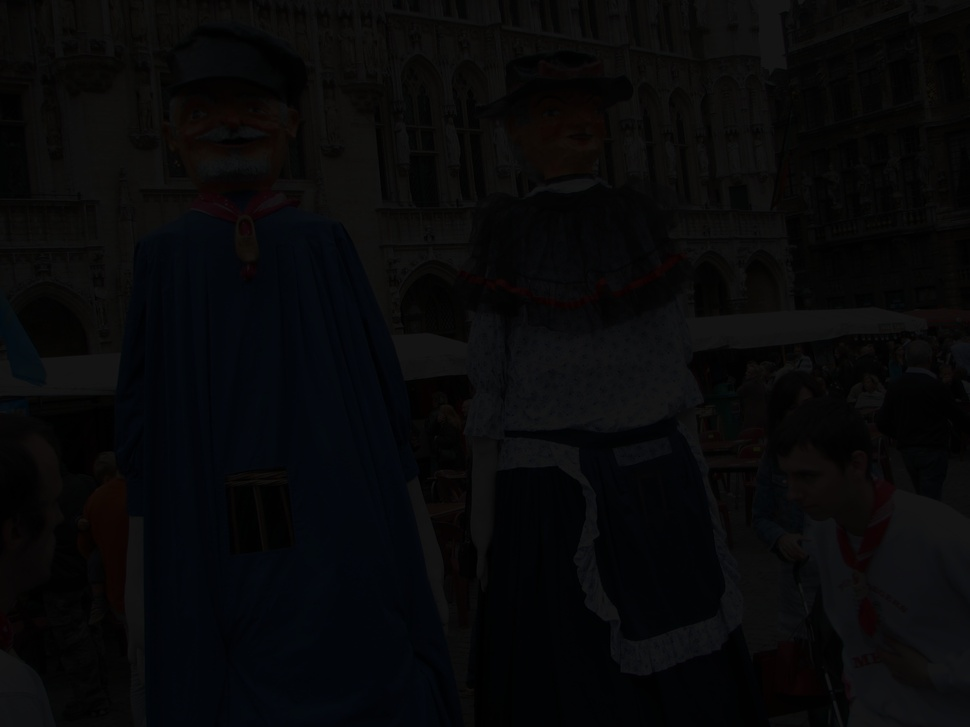
%> input picture data_students/brussels3/brussels3_03_5.jpg, 970 x 727 px, shrunk from 2048 x 1536 before the run
$ octave test_low_contrast_enh.m   (GNU Octave 9; MATLAB toolbox functions it lacks are replaced by stand-ins)
%> lines starting %> are read from the running program, lines starting %| are printed output that depends on the picture
### code/image_evaluation/mse.m
function mse_out = mse(filteredImage,baselineImage)
    mse_out = immse(filteredImage,baselineImage);
end

### code/image_evaluation/psnr.m
function psnr_out = psnr(filteredImage,baselineImage)
    psnr_out = psnr(filteredImage,baselineImage);
end

### code/denoising_technique/test_low_contrast_enh.m
close all
clear
clc


image = imread("data_students/brussels3/brussels3_03_5.jpg");
%> image is the input picture: size 727x970x3 uint8; mean R, G, B 7.7, 7.9, 9
orig_image = imread("data_students/brussels3/brussels3_01_0.jpg");
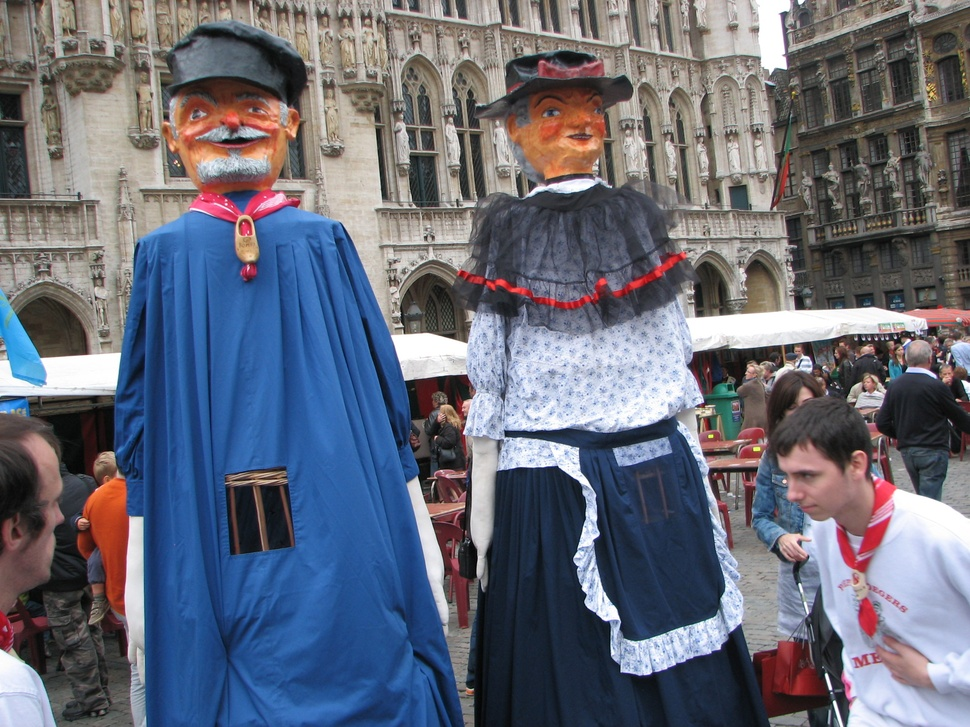
%> input picture data_students/brussels3/brussels3_01_0.jpg, 970 x 727 px, shrunk from 2048 x 1536 before the run
%> orig_image is the input picture: size 727x970x3 uint8; mean R, G, B 102.6, 106.3, 120.2
%window_size = [15 15];
final_image = histeq(image);
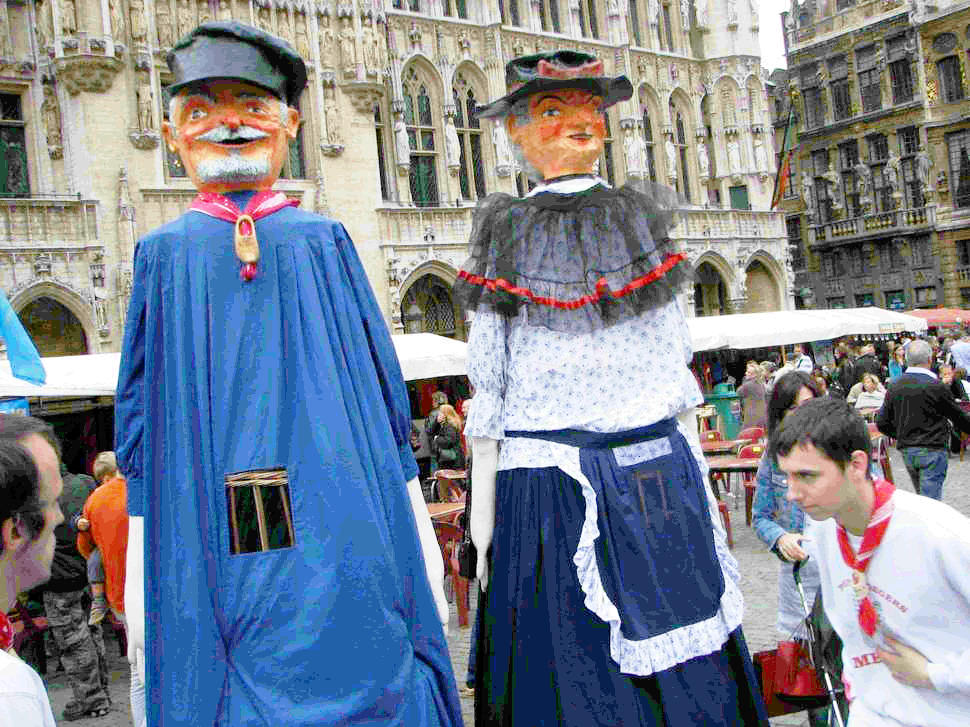
%> final_image: size 727x970x3 uint8; mean R, G, B 123.4, 131.4, 144.6
final_image = imgaussfilt(final_image,1);

mse_out = mse(final_image,orig_image);
%> in mse, `mse_out = immse(filteredImage,baselineImage);`: mse_out = 852.5
%> mse_out = 852.5
%> the run ends on the next line
%csv_out = msl_csv(sharpened_filtered,orig_image);
psnr_out = psnr(final_image,orig_image);
